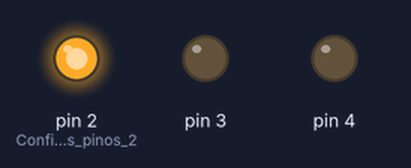
A sketch run on a simulated Arduino Uno, built with avr-gcc and run on an emulated ATmega328P. On the bench: output pins drawn as LEDs (lit = HIGH).

Above: at 0.5 s.
At 1.5 s:
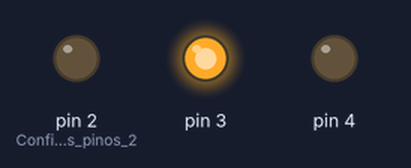
At 5.5 s:
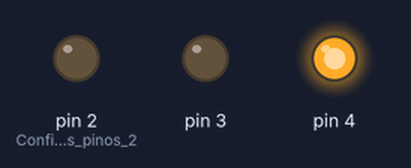
Timing chart, 0 to 6.9 s (numbered marks = the images above):
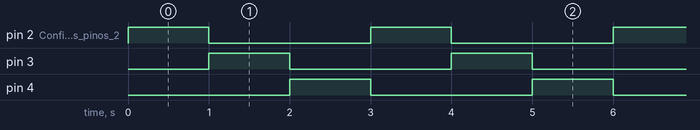

The sketch:

seq_3_leds1.ino
```cpp
void setup(){
	pinMode (2, OUTPUT);	//Configura os pinos 2, 3, 4 como saída.
	pinMode (3, OUTPUT);
  pinMode (4, OUTPUT);
}

void loop(){
  digitalWrite(2, HIGH);
  delay(1000); // Wait for 1000 millisecond(s)
  digitalWrite(2, LOW);
  digitalWrite(3, HIGH);
  delay(1000);
  digitalWrite(3, LOW);
  digitalWrite(4, HIGH);
  delay(1000);
  digitalWrite(4, LOW);
}
```

Measured:
- by itself, pin 2 (Configura_os_pinos_2), pin 3, pin 4: alternates HIGH for 1.0 s and LOW for 2.0 s
- by itself, everything shown: repeats every 3.0 s, in 4 steps
